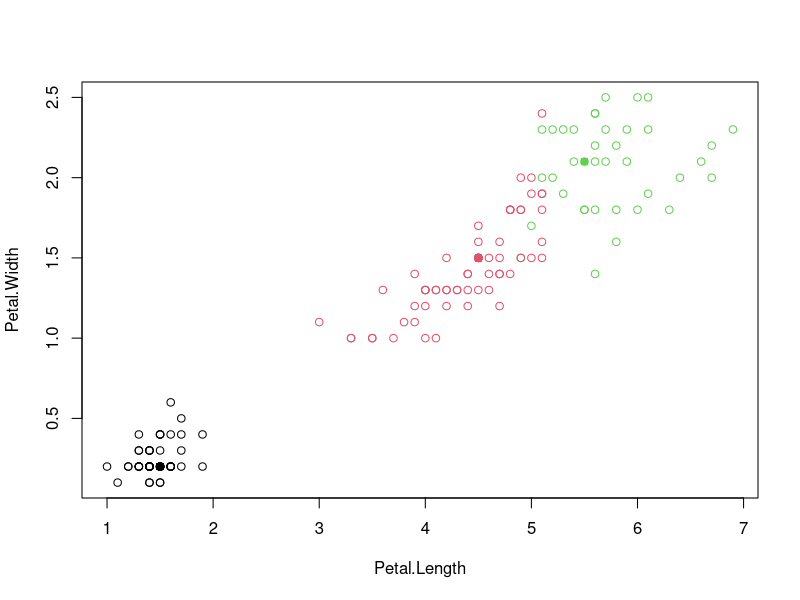

Generate this figure with R:
getwd()
#############################
######### 8-10-2024 #########
#############################

#Include Library -> "Cluster"
library(cluster)

demo <- datasets::iris

unlabeled_demo <- demo[-5]
View(unlabeled_demo)

set.seed(123)

iris_kmediods <- pam(unlabeled_demo,k = 3)
class(iris_kmediods)
iris_kmediods

#plot(iris_kmediods[,c("Petal.Length","Petal.Width")],col = iris_kmediods$medoids)
plot(unlabeled_demo[,c("Petal.Length","Petal.Width")],col=iris_kmediods$clustering)
points(iris_kmediods$medoids[,c("Petal.Length","Petal.Width")],col=1:3,pch=15,cex=1)
